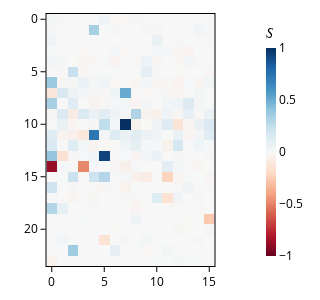

Notebook source saved alongside this figure:
### Code cell
pu.plot_attn(h.normalise_tensor(s_attn_denoising), labels, image_dir / "symbolic_denoising.png")

### Figure 1 — Plotly figure (JSON) as saved in the notebook; plotly's stock layout.template omitted (floating-point values rounded to 4 significant figures; data arrays with more than 128 entries replaced by an {"elided": "..."} marker saying what was removed)
{"data": [{"coloraxis": "coloraxis", "hovertemplate": "Head: %{x}<br>Layer: %{y}<br>color: %{z}<extra></extra>", "name": "0", "type": "heatmap", "xaxis": "x", "yaxis": "y", "z": {"elided": "24x16 float values"}}], "layout": {"coloraxis": {"cmid": 0, "colorbar": {"len": 1, "lenmode": "fraction", "thickness": 10, "thicknessmode": "pixels", "title": {"text": "𝑆"}}, "colorscale": [[0, "rgb(103,0,31)"], [0.1, "rgb(178,24,43)"], [0.2, "rgb(214,96,77)"], [0.3, "rgb(244,165,130)"], [0.4, "rgb(253,219,199)"], [0.5, "rgb(247,247,247)"], [0.6, "rgb(209,229,240)"], [0.7, "rgb(146,197,222)"], [0.8, "rgb(67,147,195)"], [0.9, "rgb(33,102,172)"], [1, "rgb(5,48,97)"]]}, "font": {"color": "black", "size": 12}, "height": 300, "margin": {"b": 10, "l": 10, "r": 10, "t": 10}, "title": {"font": {"size": 14}}, "width": 300, "xaxis": {"anchor": "y", "constrain": "domain", "domain": [0, 1], "linecolor": "black", "linewidth": 1, "mirror": true, "scaleanchor": "y", "showline": true, "tickcolor": "black", "ticks": "outside", "tickwidth": 1, "title": {}}, "yaxis": {"anchor": "x", "autorange": "reversed", "constrain": "domain", "domain": [0, 1], "linecolor": "black", "linewidth": 1, "mirror": true, "showline": true, "tickcolor": "black", "ticks": "outside", "tickwidth": 1, "title": {}}}}
